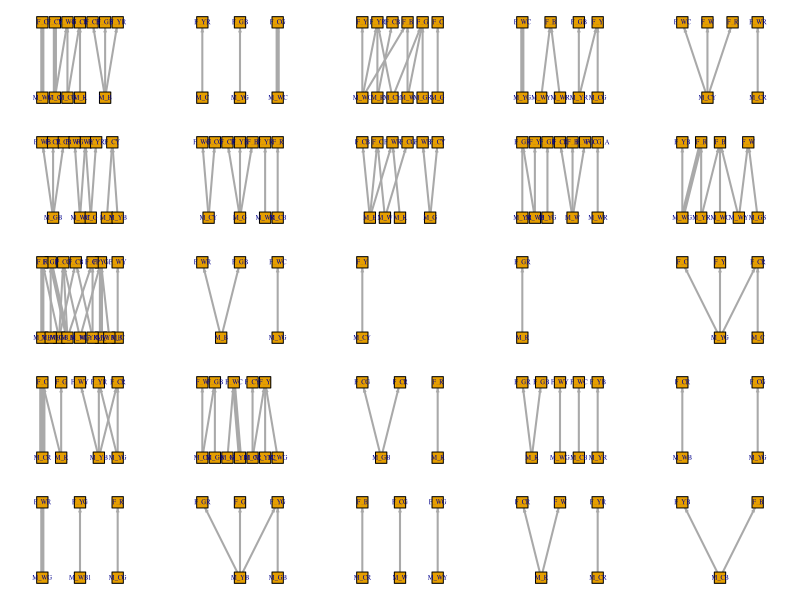
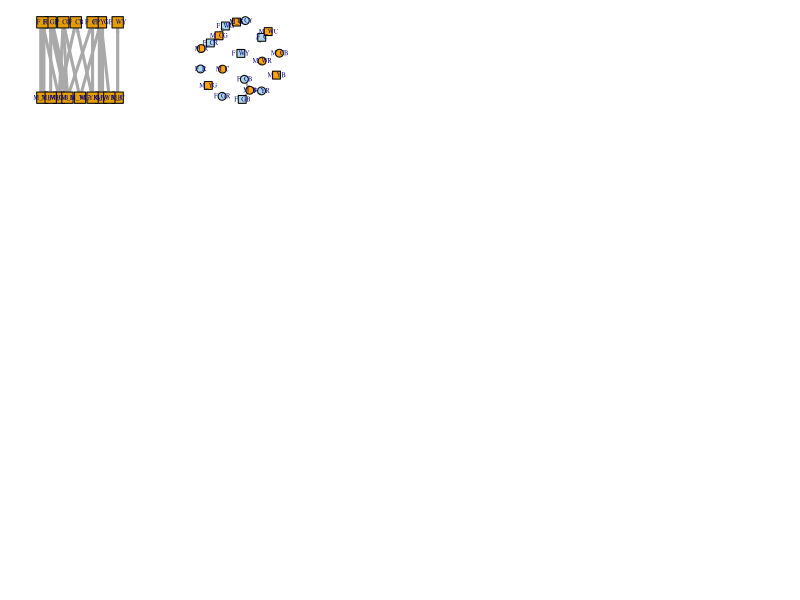
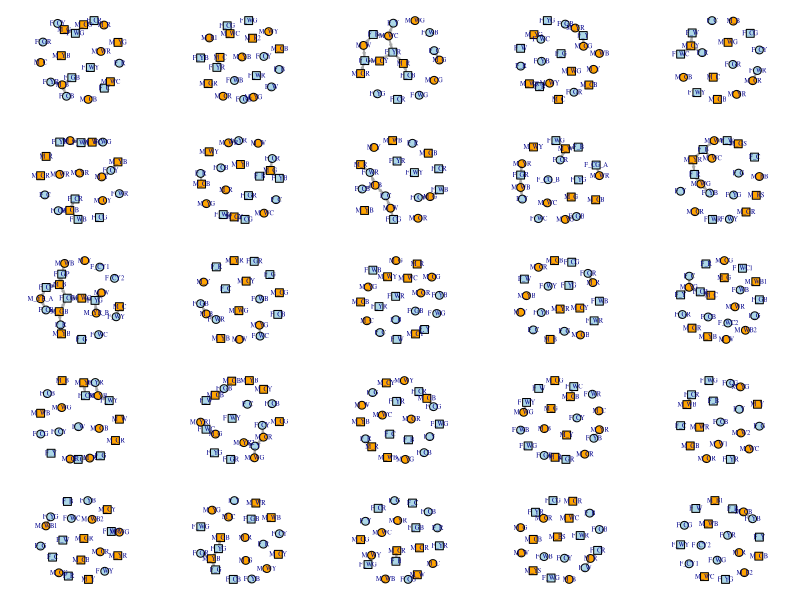
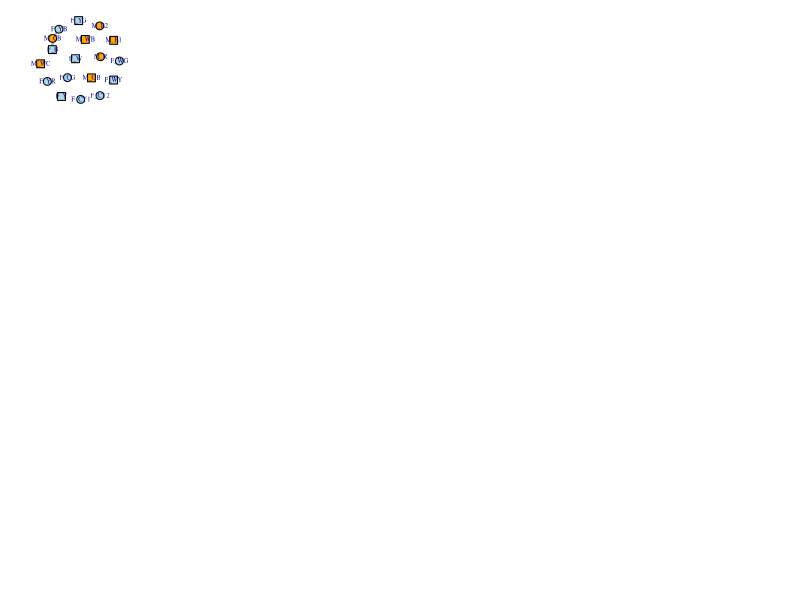
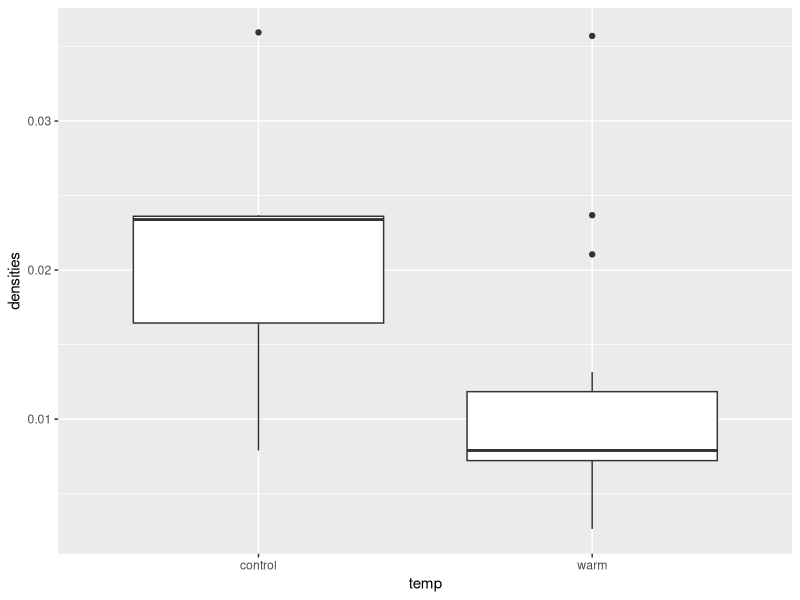
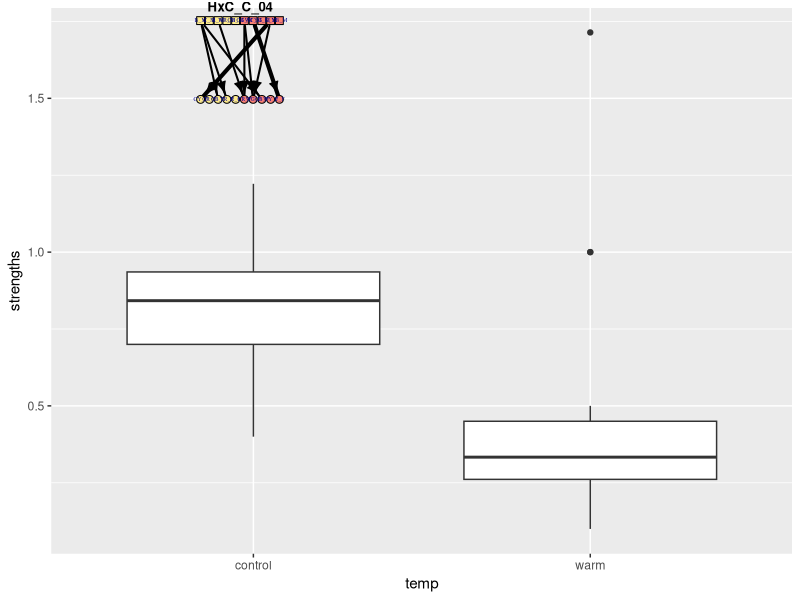

The R script that drew these images, in order: (Note: this script raises an error after producing the figures.)
## ---- chunk 1
library(tidyverse)
library(igraph)
## ---- chunk 2
rhag <- read.csv(file = "20220516_RhagMatingFixedDuplicates_intxns.csv", header = T)

#take out the between sex trials
rhag <- rhag %>% filter(within_sex == "N")

#change the trial names to a factor, and then to a number so we have a new column (trial_number) that gives each trial a unique number ID 1 through 25
str(rhag)
rhag$trial_number <- as.numeric(as.factor(rhag$trial_name))

#add M and F to actor and receiver codes so they have unique IDs
rhag$actor_code <- paste0("M_", rhag$actor_code)
rhag$receiver_code <- paste0("F_", rhag$receiver_code)
head(rhag)

#another way to do this
#rhag <- rhag %>% unite(receiver_unique ID, "receiver_code", "receiver_sex", remove = F)
#unite bring together two columns and remove = F keeps those columns
## ---- chunk 3
par(mfrow=c(5,5))
par(mar = c(1,1,1,1))
for(i in 1:25){
  sub <- rhag[rhag$trial_number == i,]
  sub_graph <- rhag[rhag$trial_number == i,] %>% select(actor_code, receiver_code)
  sub_graph <- as.matrix(sub_graph)
  sub_graph <- graph_from_edgelist(sub_graph, directed = T)
  E(sub_graph)$weight <- 1
  sub_graph <- simplify(sub_graph, edge.attr.comb=list(weight="sum"))
  V(sub_graph)$type <- V(sub_graph)$name %in% sub$actor_code
  set.seed(10)
  plot.igraph(sub_graph, vertex.shape="square", vertex.size = 30, edge.arrow.size = 0.2, 
              vertex.label.cex=0.6, edge.width = E(sub_graph)$weight*2, layout = layout.bipartite)
}  

#M on bottom, F on top
## ---- chunk 4
#select the trial we want
  eleven <- rhag[rhag$trial_number == 11,]

#choose the trial we want and only take the relevant columns
  eleven_graph <- rhag[rhag$trial_number == 11,] %>% select(actor_code, receiver_code)
  
#make them a matrix
  eleven_graph <- as.matrix(eleven_graph)
  
 #make a graph
  eleven_graph <- graph_from_edgelist(eleven_graph, directed = T)

#set the weight to be one
  E(eleven_graph)$weight <- 1 
  
#set the weight to be larger if there are multiple interactions
  eleven_graph <- simplify(eleven_graph, edge.attr.comb=list(weight="sum"))
  
#add a type so we can do a bipartite network, true if the name is in actor_code (i.e. male flies)
  V(eleven_graph)$type <- V(eleven_graph)$name %in% eleven$actor_code
  
#set vertex color
 # V(eleven_graph)$color <- c("steel blue")

 #try to add host attribute
#V(eleven_graph)$actor_host <- factor(eleven[match(V(eleven_graph)$name, eleven$actor_code), "actor_host"])
#V(eleven_graph)$receiver_host <- factor(eleven[match(V(eleven_graph)$name, eleven$receiver_code), "receiver_host"])

#V(eleven_graph)$color <- c("gold","slateblue")[(V(eleven_graph)$actor_host)]
#V(eleven_graph)$color <- c("red","orange")[(V(eleven_graph)$receiver_host)]
  
#plot
  #set.seed(10)
  #plot.igraph(eleven_graph, vertex.shape="square", vertex.size = 30, edge.arrow.size = 0, 
             # vertex.label.cex=0.6, edge.width = E(sub_graph)$weight*4, layout = layout.bipartite)
  
    plot.igraph(eleven_graph, vertex.shape="square", vertex.size = 30, edge.arrow.size = 0.2, 
              vertex.label.cex=0.6, edge.width = E(eleven_graph)$weight*3, layout = layout.bipartite)
## ---- chunk 5
#initializae a vector to store results in the loop, otherwise it will just write it over
densities <- rep(0, 25)
strengths <- rep(0, 25)

#use a for loop to calculate densities and strengths
for(i in 1:25){
  sub <- rhag[rhag$trial_number == i,]
  sub_graph <- rhag[rhag$trial_number == i,] %>% select(actor_code, receiver_code)
  sub_graph <- as.matrix(sub_graph)
  sub_graph <- graph_from_edgelist(sub_graph, directed = T)
  E(sub_graph)$weight <- 1
  sub_graph <- simplify(sub_graph, edge.attr.comb=list(weight="sum"))
  V(sub_graph)$type <- V(sub_graph)$name %in% sub$actor_code
  densities[[i]] <- edge_density(sub_graph)
  #the ith value in our density vector we made earlier, put in the edge density for each network
  strengths[[i]] <- mean(strength(sub_graph))
}  

#make a vector of trial names
trial_names <- unique(rhag$trial_name)

#make a vector of temperatures
temp <- rep(c("control","warm"),times=c(10,15))

#combine into a data frame
global_summary <- data.frame(trial_names, temp, densities, strengths)

#next steps, make a vector for the temperatures and cbind with the densities and strengths and make a little df of strengths, densities, and temp treatment and then run any kind of model on this 

#strengths_ln <- t.test(df, etc etc)

#think about what else I want to extract (summary stats at the network level), and add more to the for loop



##Here's some measurements just for one graph

#calculate edge density (number of edges/total possible edges
density_11 <- edge_density(eleven_graph)

#sum of edges connected to a note aka weighted degree
strength_11 <- mean(strength(eleven_graph))
## ---- chunk 6
(2*(21*21) + 14*(20*20) + 4*(19*19) + 4*(18*18) + 1*(17*17))/2
## ---- chunk 7
rhag_nodes <- read.csv(file = "20220516_RhagMatingFixedDuplicates_allflies.csv", header = T)

rhag_nodes <- unite(rhag_nodes, unique_ID, "sex", "mark_code", remove = F)

rhag_nodes_ex <- rhag_nodes %>%
  filter(trial_name == "HxA_C_04")

rhag_edge_ex <- rhag %>%
  filter(trial_name == "HxA_C_04")

rhag_edge_ex <- rhag_edge_ex[,c(3, 6)]

c <- graph_from_data_frame(d = rhag_edge_ex, vertices = rhag_nodes_ex$unique_ID, directed = T)
E(c)$weight <- 1 
c <- simplify(c, edge.attr.comb=list(weight="sum"))

#V(c)$type <- ifelse(rhag_nodes_ex$sex == "F", TRUE, FALSE)
#in order to get weird bipartite, switch what's commented out with the code below and then run the other code for the graph
V(c)$type <- rhag_nodes_ex$sex

V(c)$color <- ifelse(rhag_nodes_ex$sex == "F", "lightblue", "orange")

V(c)$host <- ifelse(rhag_nodes_ex$host == "App", "circle", "square")


#plot.igraph(c, vertex.shape="circle", vertex.size = 10, edge.arrow.size = 0.5, 
 #             vertex.label.cex=0.6, edge.width = E(c)$weight*2, layout = layout.bipartite)

plot.igraph(c, vertex.size = 20, edge.arrow.size = 0.5, 
              vertex.label.cex=0.6, edge.width = E(c)$weight*2, vertex.shape = V(c)$host)

## ---- chunk 8
par(mfrow=c(5,5))
par(mar = c(1,1,1,1))
for(i in 1:25){
  sub <- rhag[rhag$trial_number == i,]
  sub_node <- rhag_nodes[rhag_nodes$trial_name == sub$trial_name,]
  sub <- sub %>% select(actor_code, receiver_code)
  sub_graph <- graph_from_data_frame(d = sub, vertices = sub_node$unique_ID, directed = T)
  E(sub_graph)$weight <- 1
  sub_graph <- simplify(sub_graph, edge.attr.comb=list(weight="sum"))
  V(sub_graph)$color <- ifelse(sub_node$sex == "F", "lightblue", "orange")
  V(sub_graph)$host <- ifelse(sub_node$host == "App", "circle", "square")
  plot.igraph(sub_graph, vertex.shape=V(sub_graph)$host, vertex.size = 20, edge.arrow.size = 0.2, 
              vertex.label.cex=0.6, edge.width = E(sub_graph)$weight*2, vertex.color = V(sub_graph)$color)
}  
## ---- chunk 9
  sub <- rhag[rhag$trial_number == 25,]
  sub_node <- rhag_nodes[rhag_nodes$trial_name == sub$trial_name,]
  sub <- sub %>% select(actor_code, receiver_code)
  sub_graph <- graph_from_data_frame(d = sub, vertices = sub_node$unique_ID, directed = T)
  E(sub_graph)$weight <- 1
  sub_graph <- simplify(sub_graph, edge.attr.comb=list(weight="sum"))
  V(sub_graph)$color <- ifelse(sub_node$sex == "F", "lightblue", "orange")
  V(sub_graph)$host <- ifelse(sub_node$host == "App", "circle", "square")
  plot.igraph(sub_graph, vertex.shape=V(sub_graph)$host, vertex.size = 20, edge.arrow.size = 0.5, 
              vertex.label.cex=0.6, edge.width = E(sub_graph)$weight*2, vertex.color = V(sub_graph)$color)
## ---- chunk 10
rm(list = ls())

rhag_edges <- read.csv(file = "20220516_RhagMatingFixedDuplicates_intxns.csv", header = T)

#take out the between sex trials (there were so few and it wasn't the focus of this project, so they're not relevant to keep in)
rhag_edges <- rhag_edges %>% filter(within_sex == "N")

#change the trial names to a factor, and then to a number so we have a new column (trial_number) that gives each trial a unique number ID 1 through 25
str(rhag_edges)
rhag_edges$trial_number <- as.numeric(as.factor(rhag_edges$trial_name))

#add M and F to actor and receiver codes so they have unique IDs
rhag_edges <- rhag_edges %>% unite(receiver_uniqueID, "receiver_code", "receiver_sex", remove = F)
rhag_edges <- rhag_edges %>% unite(actor_uniqueID, "actor_code", "actor_sex", remove = F)
## ---- chunk 11
rhag_nodes <- read.csv(file = "20220516_RhagMatingFixedDuplicates_allflies.csv", header = T)

#create a unique ID for each fly in each trial
rhag_nodes <- unite(rhag_nodes, unique_ID, "mark_code", "sex", remove = F)
## ---- chunk 12
#check density and strength for one trial

four <- rhag_edges[rhag_edges$trial_name == "HxA_C_04",]
four_node <- rhag_nodes[rhag_nodes$trial_name == four$trial_name,]
four <- four %>% select(actor_uniqueID, receiver_uniqueID)
four_graph <- graph_from_data_frame(d = four, vertices = four_node$unique_ID, directed = T)
E(four_graph)$weight <- 1
four_graph <- simplify(four_graph, edge.attr.comb=list(weight="sum"))
four_density <- edge_density(four_graph)
four_strength <- mean(strength(four_graph))
  
  
#initialize a vector to store results in the loop, otherwise it will just write it over
densities <- rep(0, 25)
strengths <- rep(0, 25)

#use a for loop to calculate densities and strengths
for(i in 1:25){
  sub <- rhag_edges[rhag_edges$trial_number == i,]
  sub_node <- rhag_nodes[rhag_nodes$trial_name == sub$trial_name,]
  sub <- sub %>% select(actor_uniqueID, receiver_uniqueID)
  sub_graph <- graph_from_data_frame(d = sub, vertices = sub_node$unique_ID, directed = T)
  E(sub_graph)$weight <- 1
  sub_graph <- simplify(sub_graph, edge.attr.comb=list(weight="sum"))
  densities[[i]] <- edge_density(sub_graph)
  #the ith value in our density vector we made earlier, put in the edge density for each network
  strengths[[i]] <- mean(strength(sub_graph))
}  

#make a vector of trial names
trial_names <- unique(rhag_edges$trial_name)

#make a vector of temperatures
temp <- rep(c("control","warm"),times=c(10,15))

#combine into a data frame
global_summary <- data.frame(trial_names, temp, densities, strengths)

#quick visualization
ggplot(global_summary, aes(x = temp, y = densities)) +
  geom_boxplot()
#warming treatment has fewer matings given the opportunity

ggplot(global_summary, aes(x = temp, y = strengths)) +
  geom_boxplot()
#warming treatment has fewer mating on average (and a larger spread)
## ---- chunk 13
l <- layout_on_grid(four_graph, width = 10)

four <- rhag_edges[rhag_edges$trial_name == "HxA_C_04",]
four_node <- rhag_nodes[rhag_nodes$trial_name == four$trial_name,]
four <- four %>% select(actor_uniqueID, receiver_uniqueID)
four_graph <- graph_from_data_frame(d = four, vertices = four_node$unique_ID, directed = T)
E(four_graph)$weight <- 1
four_graph <- simplify(four_graph, edge.attr.comb=list(weight="sum"))
#V(four_graph)$sex <- ifelse(four_node$sex == "F", "lightblue", "orange")
#V(four_graph)$host <- ifelse(four_node$host == "App", "circle", "square")
V(four_graph)$sex <- four_node$sex
V(four_graph)$host <- four_node$host
plot.igraph(four_graph, 
            #vertex.shape=V(four_graph)$host, 
            vertex.shape=c( "circle", "square")[1+(V(four_graph)$sex=="M")], #males are square, females are circles
            vertex.size = 20, 
            edge.arrow.size = 0.7, 
            vertex.label.cex = 0.5, 
            edge.width = E(four_graph)$weight*2, 
            #vertex.color = V(four_graph)$sex,
            vertex.color=c( "salmon", "lightgoldenrod1")[1+(V(four_graph)$host=="App")], #yellow for apple, red for haw
            edge.color = "black", 
            layout = l,
            main = "HxC_C_04")

#okay so if there are not exactly 10 males and 10 females, this layout doesn't work... (HxA_C_06 for example)


#let's try to do them all!!

#par(mfrow=c(5,5))
#par(mar = c(0.5,0.5,0.5,0.5))
for(i in 1:25){
  sub <- rhag_edges[rhag_edges$trial_number == i,]
  sub_node <- rhag_nodes[rhag_nodes$trial_name == sub$trial_name,]
  sub <- sub %>% select(actor_uniqueID, receiver_uniqueID)
  sub_graph <- graph_from_data_frame(d = sub, vertices = sub_node$unique_ID, directed = T)
  E(sub_graph)$weight <- 1
  sub_graph <- simplify(sub_graph, edge.attr.comb=list(weight="sum"))
  V(sub_graph)$sex <- rhag_nodes$sex
  V(sub_graph)$host <- rhag_nodes$host
  layout <- layout_on_grid(sub_graph, width = 10)
  plot.igraph(sub_graph, 
              vertex.shape=c( "circle", "square")[1+(V(four_graph)$sex=="M")], 
              vertex.size = 20, 
              edge.arrow.size = 0.2, 
              vertex.label.cex = 0.5, 
              edge.width = E(sub_graph)$weight*2, 
              vertex.color=c( "salmon", "lightgoldenrod1")[1+(V(four_graph)$host=="App")],
              edge.color = "black",
              layout = layout,
              sub = sub_node$trial_name)
} 

#okay so this is a little wonky now...

